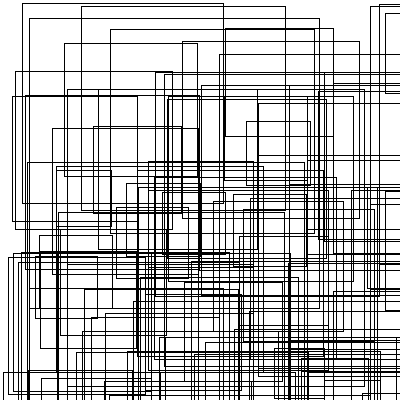
Frame 1 (no input)
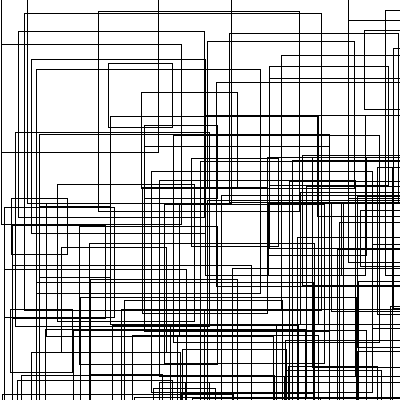
Frame 60 (the mouse pressed at the canvas centre just before this capture)
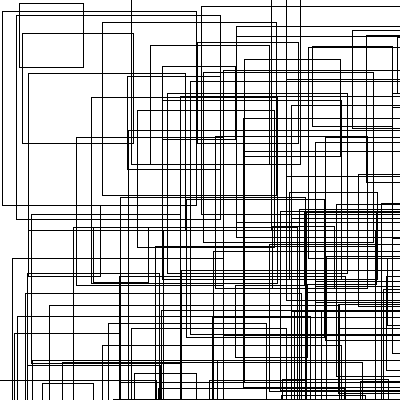
Frame 120 (the mouse held since frame 60 and released just before this capture)

The Processing sketch that drew these frames (run headless with seeded random() and noise(); from frame 60 on, the mouse is pressed at the canvas centre):

// Processing sketch: processing_57860
// ── processing_57860.pde

//Kim Sipkens
//PS3 Question 4

float x[] = new float[100];
float y[] = new float[x.length];
float speedX[] = new float[x.length];
float speedY[] = new float[x.length];
float dia[] = new float[x.length];

void setup() {
  size(400,400);
  
  for (int i = 0; i < x.length; i++) {
    x[i] = random(0,width);
    y[i] = random(0, height);
    
    speedX[i] = random(-3, 3);
    speedY[i] = random(-3, 3);
    
    dia[i] = random(50,300);
  }
}

void draw() {
  background(255);
  noFill();
  for(int i = 0; i < x.length; i++) {
    rect (x[i], y[i], dia[i],dia[i]);
    
    x[i] += speedX[i];
    y[i] += speedY[i];
    
    if (x[i] < -5 || x[i] > width) speedX[i] *= -1;
    if (y[i] < -5 || y[i] > height) speedY[i] *= -1;
  }
  
}
